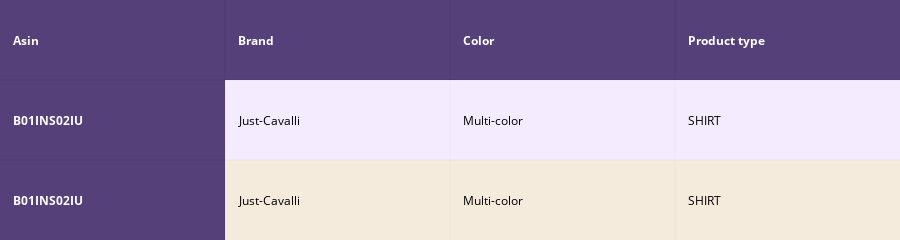
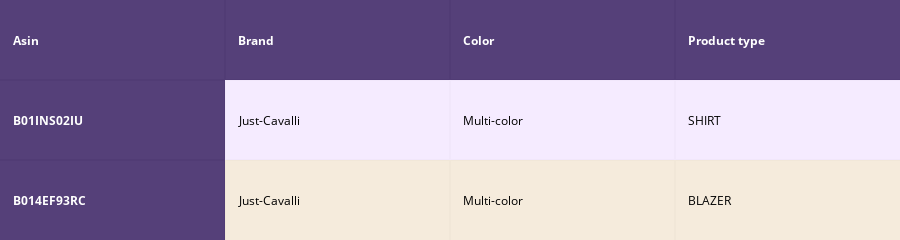
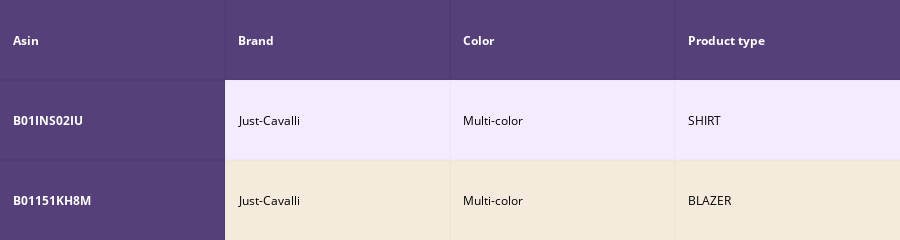
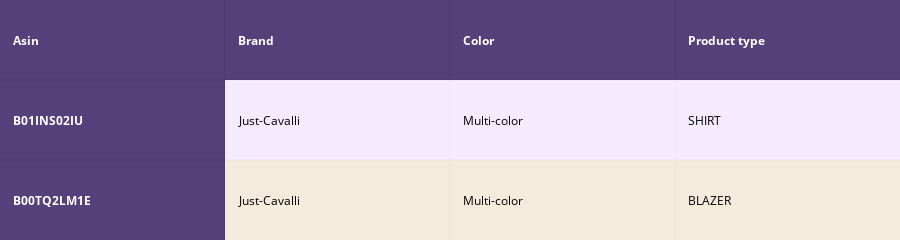

These figures' notebook cell, in order:
### Code cell
def idf_w2v_brand(doc_id, w1, w2,w3,w4, num_results):
    # doc_id: apparel's id in given corpus
    # w1: weight for  w2v features
    # w2: weight for brand and color features

    # pairwise_dist will store the distance from given input apparel to all remaining apparels
    # the metric we used here is cosine, the coside distance is mesured as K(X, Y) = <X, Y> / (||X||*||Y||)
    # http://scikit-learn.org/stable/modules/metrics.html#cosine-similarity
    idf_w2v_dist  = pairwise_distances(w2v_title_weight, w2v_title_weight[doc_id].reshape(1,-1))
    br_feat_dist = pairwise_distances(brand_features, brand_features[doc_id])
    co_feat_dist = pairwise_distances(color_features, color_features[doc_id])
    doc_id_im = asins.index(df_asins[doc_id])
    im_feat_dist = pairwise_distances(bottleneck_features_train, bottleneck_features_train[doc_id_im].reshape(1,-1))
    pairwise_dist   = (w1 * idf_w2v_dist +  w2 * br_feat_dist + w3* co_feat_dist + w4* im_feat_dist)/float(w1 + w2 + w3 + w4)

    # np.argsort will return indices of 9 smallest distances
    indices = np.argsort(pairwise_dist.flatten())[0:num_results]
    #pdists will store the 9 smallest distances
    pdists  = np.sort(pairwise_dist.flatten())[0:num_results]

    #data frame indices of the 9 smallest distace's
    df_indices = list(data.index[indices])
    

    for i in range(0, len(indices)):
        heat_map_w2v_brand(data['title'].loc[df_indices[0]],data['title'].loc[df_indices[i]], data['medium_image_url'].loc[df_indices[i]], indices[0], indices[i],df_indices[0], df_indices[i], 'weighted')
        print('ASIN :',data['asin'].loc[df_indices[i]])
        print('Brand :',data['brand'].loc[df_indices[i]])
        print('euclidean distance from input :', pdists[i])
        print('='*125)

idf_w2v_brand(15000,50,500,50,5,20)
# in the give heat map, each cell contains the euclidean distance between words i, j

### Figure 1 — Plotly figure (JSON) as saved in the notebook; plotly's stock layout.template omitted (floating-point values rounded to 4 significant figures)
{"data": [{"colorscale": [[0, "#1d004d"], [0.5, "#f2e5ff"], [1, "#f2e5d1"]], "hoverinfo": "none", "opacity": 0.75, "showscale": false, "type": "heatmap", "uid": "7f451c7b-eeb1-4959-9f4d-7a9c091fff01", "z": [[0, 0, 0, 0], [0, 0.5, 0.5, 0.5], [0, 1, 1, 1]]}], "layout": {"annotations": [{"align": "left", "font": {"color": "#ffffff"}, "showarrow": false, "text": "<b>Asin</b>", "x": -0.45, "xanchor": "left", "xref": "x", "y": 0, "yref": "y"}, {"align": "left", "font": {"color": "#ffffff"}, "showarrow": false, "text": "<b>Brand</b>", "x": 0.55, "xanchor": "left", "xref": "x", "y": 0, "yref": "y"}, {"align": "left", "font": {"color": "#ffffff"}, "showarrow": false, "text": "<b>Color</b>", "x": 1.55, "xanchor": "left", "xref": "x", "y": 0, "yref": "y"}, {"align": "left", "font": {"color": "#ffffff"}, "showarrow": false, "text": "<b>Product type</b>", "x": 2.55, "xanchor": "left", "xref": "x", "y": 0, "yref": "y"}, {"align": "left", "font": {"color": "#ffffff"}, "showarrow": false, "text": "<b>B01INS02IU</b>", "x": -0.45, "xanchor": "left", "xref": "x", "y": 1, "yref": "y"}, {"align": "left", "font": {"color": "#000000"}, "showarrow": false, "text": "Just-Cavalli", "x": 0.55, "xanchor": "left", "xref": "x", "y": 1, "yref": "y"}, {"align": "left", "font": {"color": "#000000"}, "showarrow": false, "text": "Multi-color", "x": 1.55, "xanchor": "left", "xref": "x", "y": 1, "yref": "y"}, {"align": "left", "font": {"color": "#000000"}, "showarrow": false, "text": "SHIRT", "x": 2.55, "xanchor": "left", "xref": "x", "y": 1, "yref": "y"}, {"align": "left", "font": {"color": "#ffffff"}, "showarrow": false, "text": "<b>B01INS02IU</b>", "x": -0.45, "xanchor": "left", "xref": "x", "y": 2, "yref": "y"}, {"align": "left", "font": {"color": "#000000"}, "showarrow": false, "text": "Just-Cavalli", "x": 0.55, "xanchor": "left", "xref": "x", "y": 2, "yref": "y"}, {"align": "left", "font": {"color": "#000000"}, "showarrow": false, "text": "Multi-color", "x": 1.55, "xanchor": "left", "xref": "x", "y": 2, "yref": "y"}, {"align": "left", "font": {"color": "#000000"}, "showarrow": false, "text": "SHIRT", "x": 2.55, "xanchor": "left", "xref": "x", "y": 2, "yref": "y"}], "height": 140, "margin": {"b": 0, "l": 0, "r": 0, "t": 0}, "xaxis": {"dtick": 1, "gridwidth": 2, "showticklabels": false, "tick0": -0.5, "ticks": "", "zeroline": false}, "yaxis": {"autorange": "reversed", "dtick": 1, "gridwidth": 2, "showticklabels": false, "tick0": 0.5, "ticks": "", "zeroline": false}}}

### Figure 2 — Plotly figure (JSON) as saved in the notebook; plotly's stock layout.template omitted (floating-point values rounded to 4 significant figures)
{"data": [{"colorscale": [[0, "#1d004d"], [0.5, "#f2e5ff"], [1, "#f2e5d1"]], "hoverinfo": "none", "opacity": 0.75, "showscale": false, "type": "heatmap", "uid": "ccd9b4b9-0ce2-477c-bc0c-6dca21fce635", "z": [[0, 0, 0, 0], [0, 0.5, 0.5, 0.5], [0, 1, 1, 1]]}], "layout": {"annotations": [{"align": "left", "font": {"color": "#ffffff"}, "showarrow": false, "text": "<b>Asin</b>", "x": -0.45, "xanchor": "left", "xref": "x", "y": 0, "yref": "y"}, {"align": "left", "font": {"color": "#ffffff"}, "showarrow": false, "text": "<b>Brand</b>", "x": 0.55, "xanchor": "left", "xref": "x", "y": 0, "yref": "y"}, {"align": "left", "font": {"color": "#ffffff"}, "showarrow": false, "text": "<b>Color</b>", "x": 1.55, "xanchor": "left", "xref": "x", "y": 0, "yref": "y"}, {"align": "left", "font": {"color": "#ffffff"}, "showarrow": false, "text": "<b>Product type</b>", "x": 2.55, "xanchor": "left", "xref": "x", "y": 0, "yref": "y"}, {"align": "left", "font": {"color": "#ffffff"}, "showarrow": false, "text": "<b>B01INS02IU</b>", "x": -0.45, "xanchor": "left", "xref": "x", "y": 1, "yref": "y"}, {"align": "left", "font": {"color": "#000000"}, "showarrow": false, "text": "Just-Cavalli", "x": 0.55, "xanchor": "left", "xref": "x", "y": 1, "yref": "y"}, {"align": "left", "font": {"color": "#000000"}, "showarrow": false, "text": "Multi-color", "x": 1.55, "xanchor": "left", "xref": "x", "y": 1, "yref": "y"}, {"align": "left", "font": {"color": "#000000"}, "showarrow": false, "text": "SHIRT", "x": 2.55, "xanchor": "left", "xref": "x", "y": 1, "yref": "y"}, {"align": "left", "font": {"color": "#ffffff"}, "showarrow": false, "text": "<b>B014EF93RC</b>", "x": -0.45, "xanchor": "left", "xref": "x", "y": 2, "yref": "y"}, {"align": "left", "font": {"color": "#000000"}, "showarrow": false, "text": "Just-Cavalli", "x": 0.55, "xanchor": "left", "xref": "x", "y": 2, "yref": "y"}, {"align": "left", "font": {"color": "#000000"}, "showarrow": false, "text": "Multi-color", "x": 1.55, "xanchor": "left", "xref": "x", "y": 2, "yref": "y"}, {"align": "left", "font": {"color": "#000000"}, "showarrow": false, "text": "BLAZER", "x": 2.55, "xanchor": "left", "xref": "x", "y": 2, "yref": "y"}], "height": 140, "margin": {"b": 0, "l": 0, "r": 0, "t": 0}, "xaxis": {"dtick": 1, "gridwidth": 2, "showticklabels": false, "tick0": -0.5, "ticks": "", "zeroline": false}, "yaxis": {"autorange": "reversed", "dtick": 1, "gridwidth": 2, "showticklabels": false, "tick0": 0.5, "ticks": "", "zeroline": false}}}

### Figure 3 — Plotly figure (JSON) as saved in the notebook; plotly's stock layout.template omitted (floating-point values rounded to 4 significant figures)
{"data": [{"colorscale": [[0, "#1d004d"], [0.5, "#f2e5ff"], [1, "#f2e5d1"]], "hoverinfo": "none", "opacity": 0.75, "showscale": false, "type": "heatmap", "uid": "542feb46-7be4-4cdd-bedd-4b7a9cf9b9e8", "z": [[0, 0, 0, 0], [0, 0.5, 0.5, 0.5], [0, 1, 1, 1]]}], "layout": {"annotations": [{"align": "left", "font": {"color": "#ffffff"}, "showarrow": false, "text": "<b>Asin</b>", "x": -0.45, "xanchor": "left", "xref": "x", "y": 0, "yref": "y"}, {"align": "left", "font": {"color": "#ffffff"}, "showarrow": false, "text": "<b>Brand</b>", "x": 0.55, "xanchor": "left", "xref": "x", "y": 0, "yref": "y"}, {"align": "left", "font": {"color": "#ffffff"}, "showarrow": false, "text": "<b>Color</b>", "x": 1.55, "xanchor": "left", "xref": "x", "y": 0, "yref": "y"}, {"align": "left", "font": {"color": "#ffffff"}, "showarrow": false, "text": "<b>Product type</b>", "x": 2.55, "xanchor": "left", "xref": "x", "y": 0, "yref": "y"}, {"align": "left", "font": {"color": "#ffffff"}, "showarrow": false, "text": "<b>B01INS02IU</b>", "x": -0.45, "xanchor": "left", "xref": "x", "y": 1, "yref": "y"}, {"align": "left", "font": {"color": "#000000"}, "showarrow": false, "text": "Just-Cavalli", "x": 0.55, "xanchor": "left", "xref": "x", "y": 1, "yref": "y"}, {"align": "left", "font": {"color": "#000000"}, "showarrow": false, "text": "Multi-color", "x": 1.55, "xanchor": "left", "xref": "x", "y": 1, "yref": "y"}, {"align": "left", "font": {"color": "#000000"}, "showarrow": false, "text": "SHIRT", "x": 2.55, "xanchor": "left", "xref": "x", "y": 1, "yref": "y"}, {"align": "left", "font": {"color": "#ffffff"}, "showarrow": false, "text": "<b>B01151KH8M</b>", "x": -0.45, "xanchor": "left", "xref": "x", "y": 2, "yref": "y"}, {"align": "left", "font": {"color": "#000000"}, "showarrow": false, "text": "Just-Cavalli", "x": 0.55, "xanchor": "left", "xref": "x", "y": 2, "yref": "y"}, {"align": "left", "font": {"color": "#000000"}, "showarrow": false, "text": "Multi-color", "x": 1.55, "xanchor": "left", "xref": "x", "y": 2, "yref": "y"}, {"align": "left", "font": {"color": "#000000"}, "showarrow": false, "text": "BLAZER", "x": 2.55, "xanchor": "left", "xref": "x", "y": 2, "yref": "y"}], "height": 140, "margin": {"b": 0, "l": 0, "r": 0, "t": 0}, "xaxis": {"dtick": 1, "gridwidth": 2, "showticklabels": false, "tick0": -0.5, "ticks": "", "zeroline": false}, "yaxis": {"autorange": "reversed", "dtick": 1, "gridwidth": 2, "showticklabels": false, "tick0": 0.5, "ticks": "", "zeroline": false}}}

### Figure 4 — Plotly figure (JSON) as saved in the notebook; plotly's stock layout.template omitted (floating-point values rounded to 4 significant figures)
{"data": [{"colorscale": [[0, "#1d004d"], [0.5, "#f2e5ff"], [1, "#f2e5d1"]], "hoverinfo": "none", "opacity": 0.75, "showscale": false, "type": "heatmap", "uid": "e91c5df0-f32b-42ce-82c9-0347db88c4b8", "z": [[0, 0, 0, 0], [0, 0.5, 0.5, 0.5], [0, 1, 1, 1]]}], "layout": {"annotations": [{"align": "left", "font": {"color": "#ffffff"}, "showarrow": false, "text": "<b>Asin</b>", "x": -0.45, "xanchor": "left", "xref": "x", "y": 0, "yref": "y"}, {"align": "left", "font": {"color": "#ffffff"}, "showarrow": false, "text": "<b>Brand</b>", "x": 0.55, "xanchor": "left", "xref": "x", "y": 0, "yref": "y"}, {"align": "left", "font": {"color": "#ffffff"}, "showarrow": false, "text": "<b>Color</b>", "x": 1.55, "xanchor": "left", "xref": "x", "y": 0, "yref": "y"}, {"align": "left", "font": {"color": "#ffffff"}, "showarrow": false, "text": "<b>Product type</b>", "x": 2.55, "xanchor": "left", "xref": "x", "y": 0, "yref": "y"}, {"align": "left", "font": {"color": "#ffffff"}, "showarrow": false, "text": "<b>B01INS02IU</b>", "x": -0.45, "xanchor": "left", "xref": "x", "y": 1, "yref": "y"}, {"align": "left", "font": {"color": "#000000"}, "showarrow": false, "text": "Just-Cavalli", "x": 0.55, "xanchor": "left", "xref": "x", "y": 1, "yref": "y"}, {"align": "left", "font": {"color": "#000000"}, "showarrow": false, "text": "Multi-color", "x": 1.55, "xanchor": "left", "xref": "x", "y": 1, "yref": "y"}, {"align": "left", "font": {"color": "#000000"}, "showarrow": false, "text": "SHIRT", "x": 2.55, "xanchor": "left", "xref": "x", "y": 1, "yref": "y"}, {"align": "left", "font": {"color": "#ffffff"}, "showarrow": false, "text": "<b>B00TQ2LM1E</b>", "x": -0.45, "xanchor": "left", "xref": "x", "y": 2, "yref": "y"}, {"align": "left", "font": {"color": "#000000"}, "showarrow": false, "text": "Just-Cavalli", "x": 0.55, "xanchor": "left", "xref": "x", "y": 2, "yref": "y"}, {"align": "left", "font": {"color": "#000000"}, "showarrow": false, "text": "Multi-color", "x": 1.55, "xanchor": "left", "xref": "x", "y": 2, "yref": "y"}, {"align": "left", "font": {"color": "#000000"}, "showarrow": false, "text": "BLAZER", "x": 2.55, "xanchor": "left", "xref": "x", "y": 2, "yref": "y"}], "height": 140, "margin": {"b": 0, "l": 0, "r": 0, "t": 0}, "xaxis": {"dtick": 1, "gridwidth": 2, "showticklabels": false, "tick0": -0.5, "ticks": "", "zeroline": false}, "yaxis": {"autorange": "reversed", "dtick": 1, "gridwidth": 2, "showticklabels": false, "tick0": 0.5, "ticks": "", "zeroline": false}}}
